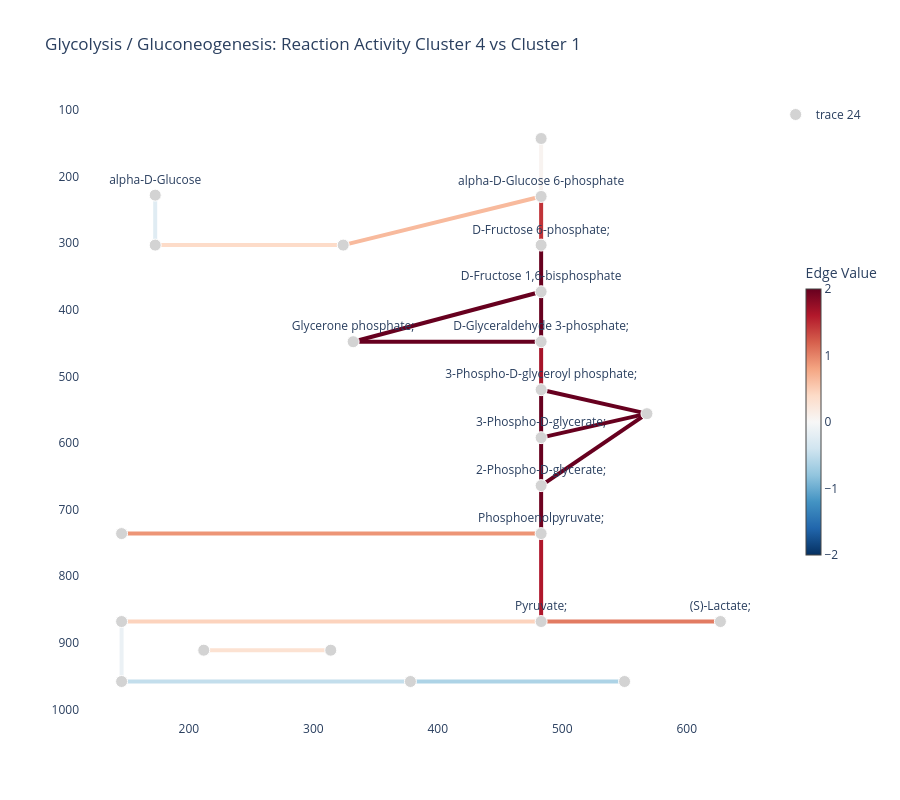

The code cell stored with this chart in its notebook:
### Markdown cell above
### Glycolysis Reactions Colored by Differential Activity

We next color the glycolysis pathway by reaction-level differential activity between two metabolic
clusters. Leiden numbers its clusters in an order that depends on the cells present, so instead of
naming two ids this cell picks the contrast the figure is meant to show: the metabolic cluster with
the highest mean glycolysis activity against the one with the lowest, among clusters large enough
for the test to mean anything.

For each reaction, we compare inferred reaction activity between those two clusters using a
Wilcoxon rank-sum test. The edge color shows Cohen’s d effect size:

- positive values indicate higher inferred reaction activity in the high-glycolysis cluster
- negative values indicate higher inferred reaction activity in the low-glycolysis cluster

### Code cell
pathway_id_to_plot = "rn00010"

cluster_key = "met_leiden"
cluster_labels = rna.obs[cluster_key].astype(str)

min_cluster_cells = 100
assert pathway_id_to_plot in pathway_scores.columns, 'glycolysis is not in the pathway scores'

cluster_sizes = cluster_labels.value_counts()
eligible = cluster_sizes.index[cluster_sizes >= min_cluster_cells]
glycolysis_by_cluster = (
    pathway_scores[pathway_id_to_plot]
    .groupby(cluster_labels, observed=False)
    .mean()
    .reindex(eligible)
    .dropna()
)
up_cluster = str(glycolysis_by_cluster.idxmax())
down_cluster = str(glycolysis_by_cluster.idxmin())
print(f'cluster {up_cluster} (highest mean glycolysis activity) vs '
      f'cluster {down_cluster} (lowest), of {len(eligible)} clusters with '
      f'at least {min_cluster_cells} cells')

up_cells = rna.obs_names[cluster_labels == up_cluster]
down_cells = rna.obs_names[cluster_labels == down_cluster]

rxn_de = mern_support.wilcoxon_test(
    enzyme_acts_mean.T,
    up_cells,
    down_cells,
)

rxn_de_info = rxn_info.join(rxn_de)

edge_color_limits = (-2, 2)

edge_values = (
    rxn_de_info["cohens_d"]
    .replace([np.inf, -np.inf], np.nan)
    .fillna(0)
    .clip(lower=edge_color_limits[0], upper=edge_color_limits[1])
)

fig = mern_support.kegg_pathway_plot(
    pathway=pathway_id_to_plot,
    dataset=dataset,
    rna=rna,
    user_labels=edge_values,
    edge_width=4,
    edge_color_limits=edge_color_limits,
    color_scale="RdBu_r",
    show_node_labels=True,
    labeled_nodes=metabolite_labels(dataset, pathway=pathway_id_to_plot),
)

fig.update_layout(
    title=(
        f"Glycolysis / Gluconeogenesis: Reaction Activity "
        f"Cluster {up_cluster} vs Cluster {down_cluster}"
    )
)

fig.write_image(f"{base_path_figures}/glycolysis_cohensd_plot.png", width=1200, height=800, scale=2)
fig.show()

### Figure 1 — Plotly figure (JSON) as saved in the notebook; plotly's stock layout.template omitted (floating-point values rounded to 4 significant figures)
{"data": [{"hoverinfo": "none", "line": {"color": "rgb(103, 0, 31)", "width": 4}, "mode": "lines", "showlegend": false, "type": "scatter", "x": [483, 483, null], "y": [303, 373, null]}, {"hoverinfo": "none", "line": {"color": "rgb(192, 51, 56)", "width": 4}, "mode": "lines", "showlegend": false, "type": "scatter", "x": [483, 483, null], "y": [303, 230, null]}, {"hoverinfo": "none", "line": {"color": "rgb(103, 0, 31)", "width": 4}, "mode": "lines", "showlegend": false, "type": "scatter", "x": [483, 483, null], "y": [373, 448, null]}, {"hoverinfo": "none", "line": {"color": "rgb(103, 0, 31)", "width": 4}, "mode": "lines", "showlegend": false, "type": "scatter", "x": [483, 332, null], "y": [373, 448, null]}, {"hoverinfo": "none", "line": {"color": "rgb(103, 0, 31)", "width": 4}, "mode": "lines", "showlegend": false, "type": "scatter", "x": [483, 332, null], "y": [448, 448, null]}, {"hoverinfo": "none", "line": {"color": "rgb(166, 20, 41)", "width": 4}, "mode": "lines", "showlegend": false, "type": "scatter", "x": [483, 483, null], "y": [448, 520, null]}, {"hoverinfo": "none", "line": {"color": "rgb(103, 0, 31)", "width": 4}, "mode": "lines", "showlegend": false, "type": "scatter", "x": [483, 483, null], "y": [520, 592, null]}, {"hoverinfo": "none", "line": {"color": "rgb(103, 0, 31)", "width": 4}, "mode": "lines", "showlegend": false, "type": "scatter", "x": [483, 568, null], "y": [520, 556, null]}, {"hoverinfo": "none", "line": {"color": "rgb(103, 0, 31)", "width": 4}, "mode": "lines", "showlegend": false, "type": "scatter", "x": [483, 483, null], "y": [592, 664, null]}, {"hoverinfo": "none", "line": {"color": "rgb(103, 0, 31)", "width": 4}, "mode": "lines", "showlegend": false, "type": "scatter", "x": [483, 568, null], "y": [592, 556, null]}, {"hoverinfo": "none", "line": {"color": "rgb(110, 2, 32)", "width": 4}, "mode": "lines", "showlegend": false, "type": "scatter", "x": [483, 483, null], "y": [664, 736, null]}, {"hoverinfo": "none", "line": {"color": "rgb(103, 0, 31)", "width": 4}, "mode": "lines", "showlegend": false, "type": "scatter", "x": [483, 568, null], "y": [664, 556, null]}, {"hoverinfo": "none", "line": {"color": "rgb(175, 23, 43)", "width": 4}, "mode": "lines", "showlegend": false, "type": "scatter", "x": [483, 483, null], "y": [736, 868, null]}, {"hoverinfo": "none", "line": {"color": "rgb(237, 149, 118)", "width": 4}, "mode": "lines", "showlegend": false, "type": "scatter", "x": [483, 146, null], "y": [736, 736, null]}, {"hoverinfo": "none", "line": {"color": "rgb(252, 211, 189)", "width": 4}, "mode": "lines", "showlegend": false, "type": "scatter", "x": [483, 146, null], "y": [868, 868, null]}, {"hoverinfo": "none", "line": {"color": "rgb(226, 123, 98)", "width": 4}, "mode": "lines", "showlegend": false, "type": "scatter", "x": [483, 627, null], "y": [868, 868, null]}, {"hoverinfo": "none", "line": {"color": "rgb(235, 241, 245)", "width": 4}, "mode": "lines", "showlegend": false, "type": "scatter", "x": [146, 146, null], "y": [868, 958, null]}, {"hoverinfo": "none", "line": {"color": "rgb(248, 186, 157)", "width": 4}, "mode": "lines", "showlegend": false, "type": "scatter", "x": [483, 324, null], "y": [230, 303, null]}, {"hoverinfo": "none", "line": {"color": "rgb(248, 243, 240)", "width": 4}, "mode": "lines", "showlegend": false, "type": "scatter", "x": [483, 483, null], "y": [230, 143, null]}, {"hoverinfo": "none", "line": {"color": "rgb(253, 220, 201)", "width": 4}, "mode": "lines", "showlegend": false, "type": "scatter", "x": [324, 173, null], "y": [303, 303, null]}, {"hoverinfo": "none", "line": {"color": "rgb(195, 222, 236)", "width": 4}, "mode": "lines", "showlegend": false, "type": "scatter", "x": [378, 146, null], "y": [958, 958, null]}, {"hoverinfo": "none", "line": {"color": "rgb(173, 211, 230)", "width": 4}, "mode": "lines", "showlegend": false, "type": "scatter", "x": [378, 550, null], "y": [958, 958, null]}, {"hoverinfo": "none", "line": {"color": "rgb(224, 236, 243)", "width": 4}, "mode": "lines", "showlegend": false, "type": "scatter", "x": [173, 173, null], "y": [228, 303, null]}, {"hoverinfo": "none", "line": {"color": "rgb(252, 226, 210)", "width": 4}, "mode": "lines", "showlegend": false, "type": "scatter", "x": [212, 314, null], "y": [911, 911, null]}, {"hoverinfo": "text", "hoverlabel": {"bgcolor": "white"}, "hovertemplate": "%{hovertext}<extra></extra>", "hovertext": ["Name: D-Fructose 6-phosphate;<br>ID: cpd:C00085", "Name: D-Fructose 1,6-bisphosphate<br>ID: cpd:C00354", "Name: D-Glyceraldehyde 3-phosphate;<br>ID: cpd:C00118", "Name: Glycerone phosphate;<br>ID: cpd:C00111", "Name: 3-Phospho-D-glyceroyl phosphate;<br>ID: cpd:C00236", "Name: 3-Phospho-D-glycerate;<br>ID: cpd:C00197", "Name: 2-Phospho-D-glycerate;<br>ID: cpd:C00631", "Name: Phosphoenolpyruvate;<br>ID: cpd:C00074", "Name: Pyruvate;<br>ID: cpd:C00022", "Name: Acetyl-CoA;<br>ID: cpd:C00024", "Name: alpha-D-Glucose 6-phosphate<br>ID: cpd:C00668", "Name: beta-D-Glucose 6-phosphate<br>ID: cpd:C01172", "Name: D-Glucose 1-phosphate;<br>ID: cpd:C00103", "Name: Oxaloacetate;<br>ID: cpd:C00036", "Name: (S)-Lactate;<br>ID: cpd:C00186", "Name: Acetaldehyde;<br>ID: cpd:C00084", "Name: Acetate;<br>ID: cpd:C00033", "Name: Ethanol;<br>ID: cpd:C00469", "Name: 2,3-Bisphospho-D-glycerate;<br>ID: cpd:C01159", "Name: alpha-D-Glucose<br>ID: cpd:C00267", "Name: beta-D-Glucose;<br>ID: cpd:C00221", "Name: Enzyme N6-(dihydrolipoyl)lysine;<br>ID: cpd:C15973", "Name: Enzyme N6-(lipoyl)lysine;<br>ID: cpd:C15972"], "marker": {"color": ["lightgray", "lightgray", "lightgray", "lightgray", "lightgray", "lightgray", "lightgray", "lightgray", "lightgray", "lightgray", "lightgray", "lightgray", "lightgray", "lightgray", "lightgray", "lightgray", "lightgray", "lightgray", "lightgray", "lightgray", "lightgray", "lightgray", "lightgray"], "opacity": 1, "size": [12, 12, 12, 12, 12, 12, 12, 12, 12, 12, 12, 12, 12, 12, 12, 12, 12, 12, 12, 12, 12, 12, 12]}, "mode": "markers+text", "text": ["D-Fructose 6-phosphate;", "D-Fructose 1,6-bisphosphate", "D-Glyceraldehyde 3-phosphate;", "Glycerone phosphate;", "3-Phospho-D-glyceroyl phosphate;", "3-Phospho-D-glycerate;", "2-Phospho-D-glycerate;", "Phosphoenolpyruvate;", "Pyruvate;", null, "alpha-D-Glucose 6-phosphate", null, null, null, "(S)-Lactate;", null, null, null, null, "alpha-D-Glucose", null, null, null], "textposition": "top center", "type": "scatter", "x": [483, 483, 483, 332, 483, 483, 483, 483, 483, 146, 483, 324, 483, 146, 627, 378, 146, 550, 568, 173, 173, 212, 314], "y": [303, 373, 448, 448, 520, 592, 664, 736, 868, 868, 230, 303, 143, 736, 868, 958, 958, 958, 556, 228, 303, 911, 911]}, {"hoverinfo": "text", "marker": {"opacity": 0, "size": 10}, "mode": "markers", "showlegend": false, "text": ["Reaction: rn:R00764 rn:R00756 rn:R00762 rn:R05805<br>Value: 2.00<br>Size: 2.00", "Reaction: rn:R13199<br>Value: 1.45<br>Size: 2.00", "Reaction: rn:R01068<br>Value: 2.00<br>Size: 2.00", "Reaction: rn:R01068<br>Value: 2.00<br>Size: 2.00", "Reaction: rn:R01015<br>Value: 2.00<br>Size: 2.00", "Reaction: rn:R01061 rn:R01063<br>Value: 1.66<br>Size: 2.00", "Reaction: rn:R01512<br>Value: 2.00<br>Size: 2.00", "Reaction: rn:R01662<br>Value: 2.00<br>Size: 2.00", "Reaction: rn:R01518<br>Value: 2.00<br>Size: 2.00", "Reaction: rn:R01516<br>Value: 2.00<br>Size: 2.00", "Reaction: rn:R00658<br>Value: 1.96<br>Size: 2.00", "Reaction: rn:R09532<br>Value: 2.00<br>Size: 2.00", "Reaction: rn:R00199 rn:R00200 rn:R00206 rn:R02320<br>Value: 1.61<br>Size: 2.00", "Reaction: rn:R00341 rn:R00345 rn:R00346 rn:R00431 rn:R00726<br>Value: 0.89<br>Size: 2.00", "Reaction: rn:R00209 rn:R00212 rn:R01196 rn:R10866<br>Value: 0.46<br>Size: 2.00", "Reaction: rn:R00196 rn:R00703 rn:R01447 rn:R13050<br>Value: 1.05<br>Size: 2.00", "Reaction: rn:R00229 rn:R00235<br>Value: -0.13<br>Size: 2.00", "Reaction: rn:R02739<br>Value: 0.64<br>Size: 2.00", "Reaction: rn:R00959<br>Value: 0.06<br>Size: 2.00", "Reaction: rn:R01600 rn:R02187 rn:R09086<br>Value: 0.38<br>Size: 2.00", "Reaction: rn:R00710 rn:R00711<br>Value: -0.49<br>Size: 2.00", "Reaction: rn:R00746 rn:R00754 rn:R05198 rn:R09127 rn:R09479<br>Value: -0.63<br>Size: 2.00", "Reaction: rn:R01602<br>Value: -0.24<br>Size: 2.00", "Reaction: rn:R07618<br>Value: 0.30<br>Size: 2.00"], "type": "scatter", "x": [483, 483, 483, 407.5, 407.5, 483, 483, 525.5, 483, 525.5, 483, 525.5, 483, 314.5, 314.5, 555, 146, 403.5, 483, 248.5, 262, 464, 173, 263], "y": [338, 266.5, 410.5, 410.5, 448, 484, 556, 538, 628, 574, 700, 610, 802, 736, 868, 868, 913, 266.5, 186.5, 303, 958, 958, 265.5, 911]}, {"hoverinfo": "none", "marker": {"cmax": 2, "cmin": -2, "colorbar": {"len": 0.5, "thickness": 15, "title": {"text": "Edge Value"}, "x": 1.05, "xanchor": "left", "y": 0.5, "yanchor": "middle"}, "colorscale": [[0, "rgb(5,48,97)"], [0.1, "rgb(33,102,172)"], [0.2, "rgb(67,147,195)"], [0.3, "rgb(146,197,222)"], [0.4, "rgb(209,229,240)"], [0.5, "rgb(247,247,247)"], [0.6, "rgb(253,219,199)"], [0.7, "rgb(244,165,130)"], [0.8, "rgb(214,96,77)"], [0.9, "rgb(178,24,43)"], [1, "rgb(103,0,31)"]], "showscale": true}, "mode": "markers", "showlegend": false, "type": "scatter", "x": [null], "y": [null]}], "layout": {"height": 800, "hovermode": "closest", "plot_bgcolor": "white", "title": {"text": "Glycolysis / Gluconeogenesis: Reaction Activity Cluster 4 vs Cluster 1"}, "xaxis": {"showgrid": false}, "yaxis": {"autorange": "reversed", "showgrid": false}}}
